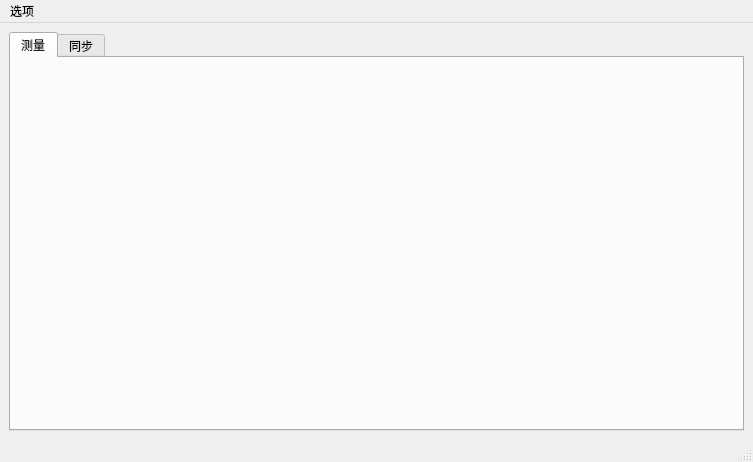
<?xml version="1.0" encoding="UTF-8"?>
<ui version="4.0">
 <class>mainScreen</class>
 <widget class="QMainWindow" name="mainScreen">
  <property name="windowModality">
   <enum>Qt::ApplicationModal</enum>
  </property>
  <property name="geometry">
   <rect>
    <x>0</x>
    <y>0</y>
    <width>753</width>
    <height>462</height>
   </rect>
  </property>
  <property name="windowTitle">
   <string>同步相量测量装置监控</string>
  </property>
  <property name="windowIcon">
   <iconset resource="source.qrc">
    <normaloff>:/config/image/Main.png</normaloff>:/config/image/Main.png</iconset>
  </property>
  <widget class="QWidget" name="centralwidget">
   <property name="enabled">
    <bool>true</bool>
   </property>
   <layout class="QGridLayout" name="gridLayout_2">
    <item row="0" column="0">
     <widget class="QTabWidget" name="tabWidget">
      <property name="currentIndex">
       <number>0</number>
      </property>
      <widget class="meaSure" name="WidgetMeasure">
       <attribute name="icon">
        <iconset resource="source.qrc">
         <normaloff>:/config/image/Measure.png</normaloff>:/config/image/Measure.png</iconset>
       </attribute>
       <attribute name="title">
        <string>测量</string>
       </attribute>
       <layout class="QGridLayout" name="gridLayout"/>
      </widget>
      <widget class="Sync" name="WidgetSync">
       <attribute name="icon">
        <iconset resource="source.qrc">
         <normaloff>:/config/image/Sync.png</normaloff>:/config/image/Sync.png</iconset>
       </attribute>
       <attribute name="title">
        <string>同步</string>
       </attribute>
      </widget>
     </widget>
    </item>
   </layout>
  </widget>
  <widget class="QMenuBar" name="menubar">
   <property name="geometry">
    <rect>
     <x>0</x>
     <y>0</y>
     <width>753</width>
     <height>23</height>
    </rect>
   </property>
   <widget class="QMenu" name="menu">
    <property name="title">
     <string>选项</string>
    </property>
    <addaction name="Dev1"/>
   </widget>
   <addaction name="menu"/>
  </widget>
  <widget class="QStatusBar" name="statusbar"/>
  <action name="Dev1">
   <property name="text">
    <string>设备一</string>
   </property>
  </action>
 </widget>
 <customwidgets>
  <customwidget>
   <class>meaSure</class>
   <extends>QWidget</extends>
   <header>measure.h</header>
   <container>1</container>
  </customwidget>
  <customwidget>
   <class>Sync</class>
   <extends>QWidget</extends>
   <header location="global">sync.h</header>
   <container>1</container>
  </customwidget>
 </customwidgets>
 <resources>
  <include location="source.qrc"/>
 </resources>
 <connections/>
</ui>
